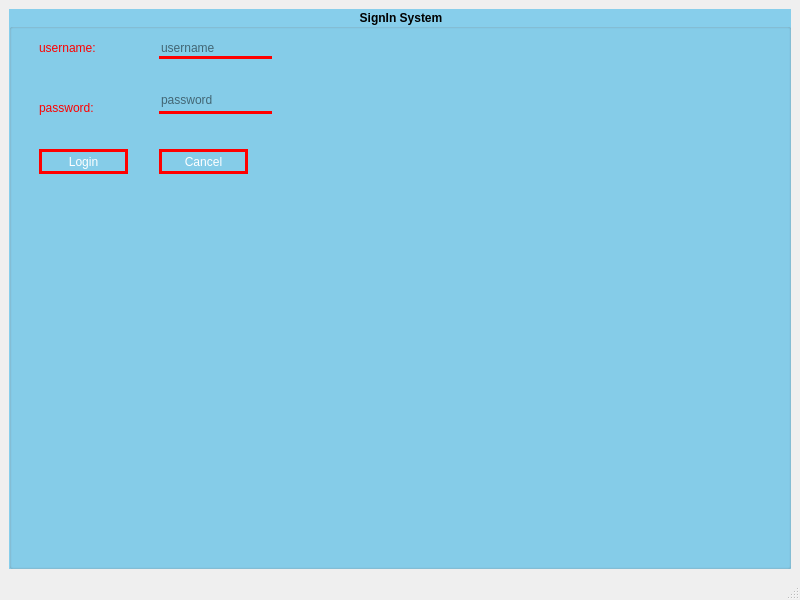
<?xml version="1.0" encoding="UTF-8"?>
<ui version="4.0">
 <class>MainWindow</class>
 <widget class="QMainWindow" name="MainWindow">
  <property name="geometry">
   <rect>
    <x>0</x>
    <y>0</y>
    <width>800</width>
    <height>600</height>
   </rect>
  </property>
  <property name="windowTitle">
   <string>MainWindow</string>
  </property>
  <widget class="QWidget" name="centralwidget">
   <layout class="QGridLayout" name="gridLayout">
    <item row="0" column="0">
     <widget class="QGroupBox" name="groupBox">
      <property name="font">
       <font>
        <weight>75</weight>
        <bold>true</bold>
       </font>
      </property>
      <property name="styleSheet">
       <string notr="true">QGroupBox {
       background-color: #87CEEB;
}
</string>
      </property>
      <property name="title">
       <string>SignIn System</string>
      </property>
      <property name="alignment">
       <set>Qt::AlignCenter</set>
      </property>
      <widget class="QLabel" name="label_username">
       <property name="geometry">
        <rect>
         <x>30</x>
         <y>30</y>
         <width>80</width>
         <height>17</height>
        </rect>
       </property>
       <property name="styleSheet">
        <string notr="true">QLabel
{
color: red;
}</string>
       </property>
       <property name="text">
        <string>username:</string>
       </property>
      </widget>
      <widget class="QLabel" name="label_password">
       <property name="geometry">
        <rect>
         <x>30</x>
         <y>90</y>
         <width>81</width>
         <height>17</height>
        </rect>
       </property>
       <property name="styleSheet">
        <string notr="true">QLabel
{
color: red;
}</string>
       </property>
       <property name="text">
        <string>password:</string>
       </property>
      </widget>
      <widget class="QLineEdit" name="lineEdit_UserName">
       <property name="geometry">
        <rect>
         <x>150</x>
         <y>30</y>
         <width>113</width>
         <height>20</height>
        </rect>
       </property>
       <property name="styleSheet">
        <string notr="true">QLineEdit
{
border:none;
background-color:transparent;
border-bottom:3px solid red;
}
QLineEdit:Focus
{
border:3px solid red;
}</string>
       </property>
       <property name="placeholderText">
        <string>username</string>
       </property>
      </widget>
      <widget class="QLineEdit" name="lineEdit_Password">
       <property name="geometry">
        <rect>
         <x>150</x>
         <y>80</y>
         <width>113</width>
         <height>25</height>
        </rect>
       </property>
       <property name="styleSheet">
        <string notr="true">QLineEdit
{
border:none;
background-color:transparent;
border-bottom:3px solid red;
}
QLineEdit:Focus
{
border:3px solid red;
}</string>
       </property>
       <property name="placeholderText">
        <string>password</string>
       </property>
      </widget>
      <widget class="QPushButton" name="pushButton_Login">
       <property name="geometry">
        <rect>
         <x>30</x>
         <y>140</y>
         <width>89</width>
         <height>25</height>
        </rect>
       </property>
       <property name="styleSheet">
        <string notr="true">QPushButton{

color:white;
background:none;
background-color:transparent;
border:3px solid red;
}
QPushButton:Hover{
color:red;
border:3px solid white;
}</string>
       </property>
       <property name="text">
        <string>Login</string>
       </property>
      </widget>
      <widget class="QPushButton" name="pushButton_Cancel">
       <property name="geometry">
        <rect>
         <x>150</x>
         <y>140</y>
         <width>89</width>
         <height>25</height>
        </rect>
       </property>
       <property name="styleSheet">
        <string notr="true">QPushButton{

color:white;
background:none;
background-color:transparent;
border:3px solid red;
}
QPushButton:Hover{
color:red;
border:3px solid white;
}</string>
       </property>
       <property name="text">
        <string>Cancel</string>
       </property>
      </widget>
     </widget>
    </item>
   </layout>
  </widget>
  <widget class="QMenuBar" name="menubar">
   <property name="geometry">
    <rect>
     <x>0</x>
     <y>0</y>
     <width>800</width>
     <height>22</height>
    </rect>
   </property>
  </widget>
  <widget class="QStatusBar" name="statusbar"/>
 </widget>
 <resources/>
 <connections/>
</ui>
